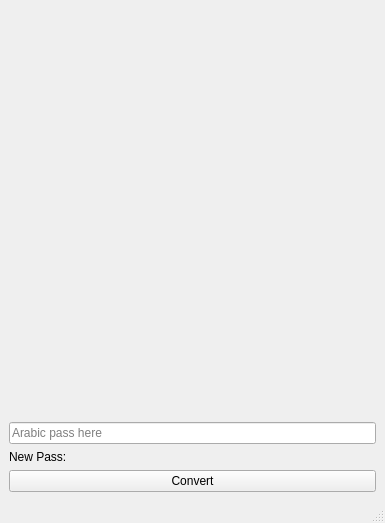
<?xml version="1.0" encoding="UTF-8"?>
<ui version="4.0">
 <class>MainWindow</class>
 <widget class="QMainWindow" name="MainWindow">
  <property name="geometry">
   <rect>
    <x>0</x>
    <y>0</y>
    <width>385</width>
    <height>523</height>
   </rect>
  </property>
  <property name="windowTitle">
   <string>MainWindow</string>
  </property>
  <widget class="QWidget" name="centralwidget">
   <layout class="QVBoxLayout" name="verticalLayout" stretch="60,0,0,1">
    <item>
     <widget class="QLabel" name="label">
      <property name="styleSheet">
       <string notr="true">border-image: url(:/logo/looogo.png);</string>
      </property>
      <property name="text">
       <string/>
      </property>
     </widget>
    </item>
    <item>
     <widget class="QLineEdit" name="FixArabicPasslineEdit">
      <property name="placeholderText">
       <string>Arabic pass here</string>
      </property>
     </widget>
    </item>
    <item>
     <widget class="QLabel" name="label_2">
      <property name="text">
       <string>New Pass: </string>
      </property>
     </widget>
    </item>
    <item>
     <widget class="QPushButton" name="pushButton">
      <property name="text">
       <string>Convert</string>
      </property>
     </widget>
    </item>
   </layout>
  </widget>
  <widget class="QStatusBar" name="statusbar"/>
 </widget>
 <resources/>
 <connections/>
</ui>
